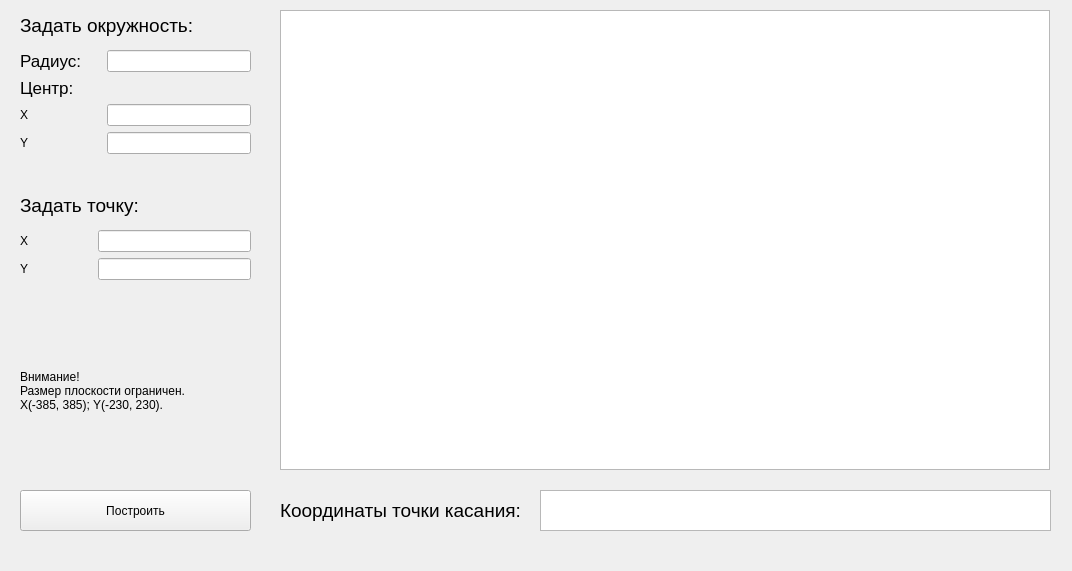
<?xml version="1.0" encoding="UTF-8"?>
<ui version="4.0">
 <class>MainWindow</class>
 <widget class="QMainWindow" name="MainWindow">
  <property name="geometry">
   <rect>
    <x>0</x>
    <y>0</y>
    <width>1072</width>
    <height>571</height>
   </rect>
  </property>
  <property name="windowTitle">
   <string>MainWindow</string>
  </property>
  <widget class="QWidget" name="centralwidget">
   <widget class="QGraphicsView" name="graphicsView">
    <property name="geometry">
     <rect>
      <x>280</x>
      <y>10</y>
      <width>770</width>
      <height>460</height>
     </rect>
    </property>
    <property name="verticalScrollBarPolicy">
     <enum>Qt::ScrollBarAlwaysOff</enum>
    </property>
    <property name="horizontalScrollBarPolicy">
     <enum>Qt::ScrollBarAlwaysOff</enum>
    </property>
   </widget>
   <widget class="QLabel" name="label">
    <property name="geometry">
     <rect>
      <x>20</x>
      <y>10</y>
      <width>351</width>
      <height>31</height>
     </rect>
    </property>
    <property name="font">
     <font>
      <pointsize>14</pointsize>
     </font>
    </property>
    <property name="text">
     <string>Задать окружность:</string>
    </property>
   </widget>
   <widget class="QLabel" name="label_6">
    <property name="geometry">
     <rect>
      <x>20</x>
      <y>190</y>
      <width>361</width>
      <height>31</height>
     </rect>
    </property>
    <property name="font">
     <font>
      <pointsize>14</pointsize>
     </font>
    </property>
    <property name="text">
     <string>Задать точку:</string>
    </property>
   </widget>
   <widget class="QPushButton" name="pushButton">
    <property name="geometry">
     <rect>
      <x>20</x>
      <y>490</y>
      <width>231</width>
      <height>41</height>
     </rect>
    </property>
    <property name="text">
     <string>Построить</string>
    </property>
   </widget>
   <widget class="QLabel" name="label_11">
    <property name="geometry">
     <rect>
      <x>280</x>
      <y>500</y>
      <width>261</width>
      <height>21</height>
     </rect>
    </property>
    <property name="font">
     <font>
      <pointsize>14</pointsize>
     </font>
    </property>
    <property name="text">
     <string>Координаты точки касания:</string>
    </property>
   </widget>
   <widget class="QTextBrowser" name="textBrowser">
    <property name="geometry">
     <rect>
      <x>540</x>
      <y>490</y>
      <width>511</width>
      <height>41</height>
     </rect>
    </property>
    <property name="font">
     <font>
      <pointsize>11</pointsize>
     </font>
    </property>
   </widget>
   <widget class="QWidget" name="formLayoutWidget">
    <property name="geometry">
     <rect>
      <x>20</x>
      <y>50</y>
      <width>231</width>
      <height>131</height>
     </rect>
    </property>
    <layout class="QFormLayout" name="formLayout">
     <item row="0" column="0">
      <widget class="QLabel" name="label_2">
       <property name="font">
        <font>
         <pointsize>13</pointsize>
        </font>
       </property>
       <property name="text">
        <string>Радиус:    </string>
       </property>
      </widget>
     </item>
     <item row="0" column="1">
      <widget class="QLineEdit" name="_r"/>
     </item>
     <item row="1" column="0">
      <widget class="QLabel" name="label_3">
       <property name="font">
        <font>
         <pointsize>13</pointsize>
        </font>
       </property>
       <property name="text">
        <string>Центр:</string>
       </property>
      </widget>
     </item>
     <item row="2" column="1">
      <widget class="QLineEdit" name="_x"/>
     </item>
     <item row="2" column="0">
      <widget class="QLabel" name="label_4">
       <property name="text">
        <string>X</string>
       </property>
      </widget>
     </item>
     <item row="3" column="0">
      <widget class="QLabel" name="label_5">
       <property name="text">
        <string>Y</string>
       </property>
      </widget>
     </item>
     <item row="3" column="1">
      <widget class="QLineEdit" name="_y"/>
     </item>
    </layout>
   </widget>
   <widget class="QWidget" name="formLayoutWidget_2">
    <property name="geometry">
     <rect>
      <x>20</x>
      <y>230</y>
      <width>231</width>
      <height>61</height>
     </rect>
    </property>
    <layout class="QFormLayout" name="formLayout_2">
     <item row="0" column="0">
      <widget class="QLabel" name="label_8">
       <property name="text">
        <string>X                   </string>
       </property>
      </widget>
     </item>
     <item row="0" column="1">
      <widget class="QLineEdit" name="_xt"/>
     </item>
     <item row="1" column="0">
      <widget class="QLabel" name="label_7">
       <property name="text">
        <string>Y</string>
       </property>
      </widget>
     </item>
     <item row="1" column="1">
      <widget class="QLineEdit" name="_yt"/>
     </item>
    </layout>
   </widget>
   <widget class="QLabel" name="warning">
    <property name="geometry">
     <rect>
      <x>20</x>
      <y>310</y>
      <width>231</width>
      <height>161</height>
     </rect>
    </property>
    <property name="text">
     <string>Внимание! 
Размер плоскости ограничен. 
X(-385, 385); Y(-230, 230).</string>
    </property>
    <property name="wordWrap">
     <bool>true</bool>
    </property>
   </widget>
  </widget>
 </widget>
 <resources/>
 <connections/>
</ui>
